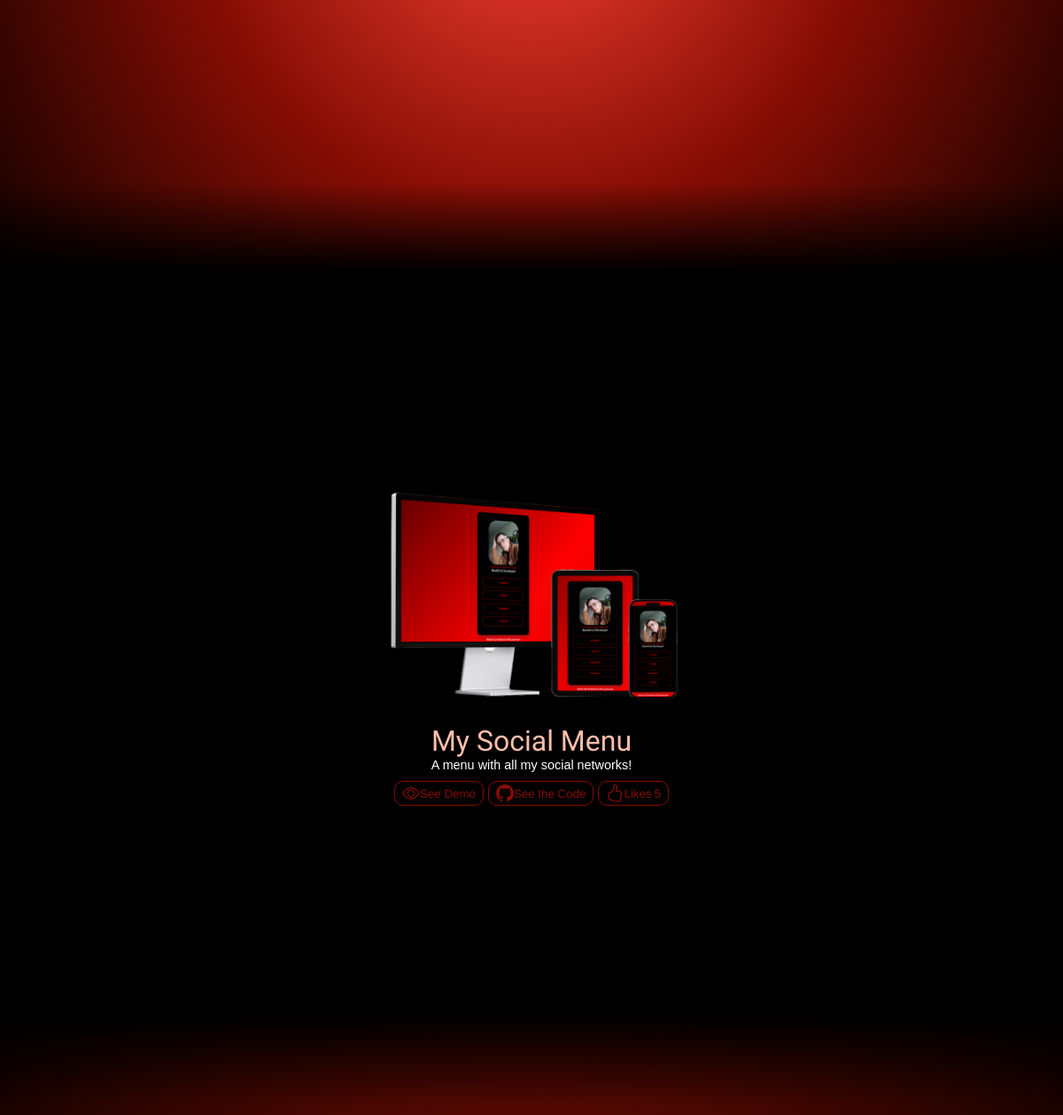
Before: / (middle part) with the older database file.
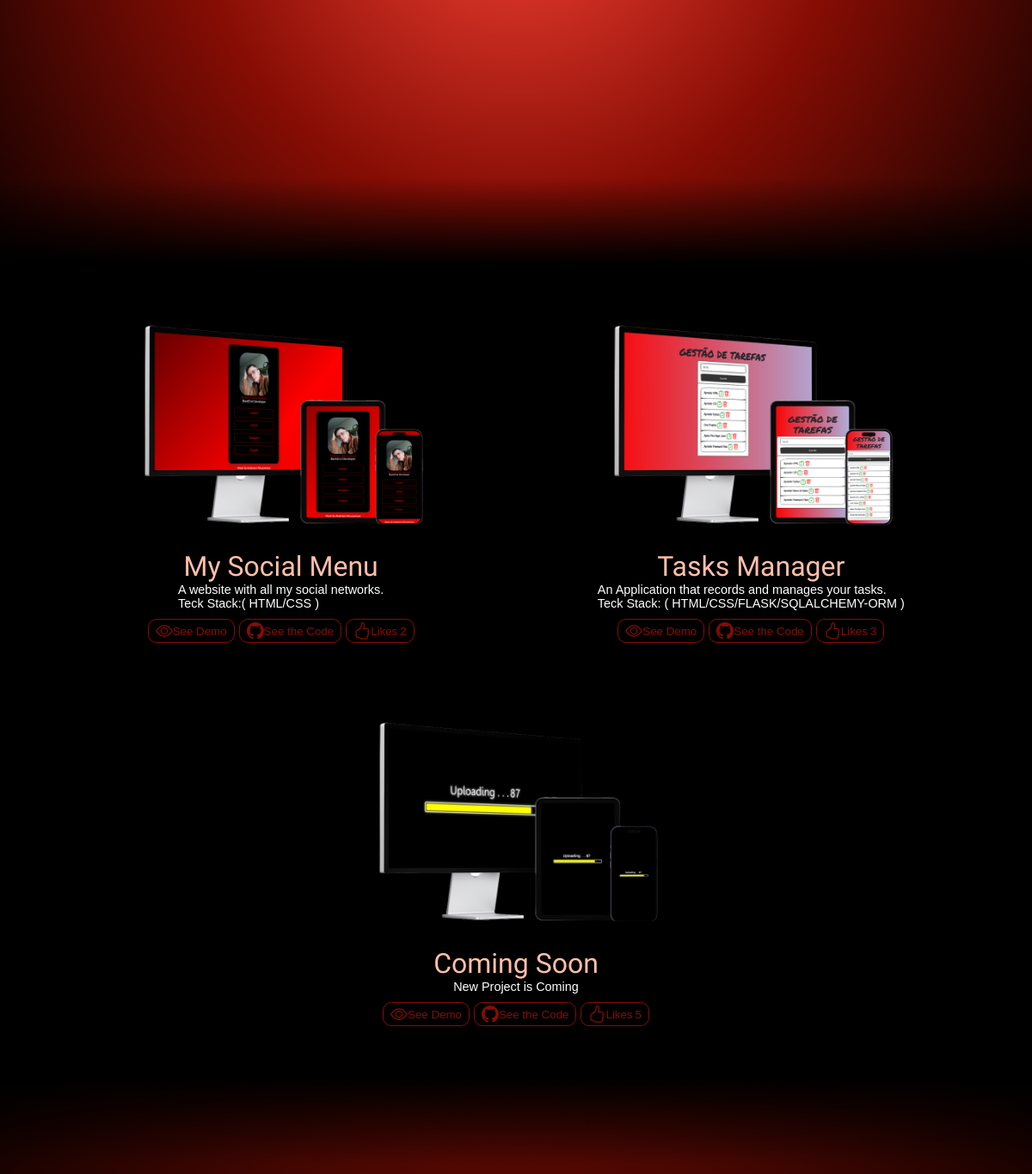
After: the same page with the newer database file.
### app/models/tables_db.py (models this page shows, shortened)
class CardProject(database.Model):
    __tablename__ = "cards"
    id = database.Column(database.Integer, primary_key=True)
    image_url = database.Column(database.String, nullable=True)
    title = database.Column(database.String, nullable=True, unique=True)
    description = database.Column(database.String, nullable=True)
    demo_url = database.Column(database.String, nullable=True)
    git_code_url = database.Column(database.String, nullable=True)
    like_count = database.Column(database.Integer, default=0)

### app/controllers/default.py (the view)
@app.route('/index')  # Initial Route to WebSite
@app.route('/')
def index():
    data_projects = CardProject.query.all()  # Here me we collect all information in database about the Card Projects
    return render_template("index.html", data_projects=data_projects)  # We render the html with the variable info

### app/templates/index.html (shortened to what this page needs)
<!DOCTYPE html>
<html lang="en">
<head>
    <link rel="stylesheet" href="{{url_for('static', filename='main.css')}}">
</head>
<body>
    <header>
        <section class="my-links-icons">
            <a href="https://github.com/ALBUKERKTIPS">
            </a>
            <a href="https://www.linkedin.com/in/anderson-albukerk/">
            </a>
            <a href="#">
            </a>
        </section>
    </header>
    <main class="my-projects-cards">
        {% for card in data_projects %}
        <div class="cards">
            <div class="card-project">
                <a href="#">
                <img src="{{ url_for('static', filename=card.image_url) }}" alt="image-project" class="mockup">
                <p class="text-title">{{ card.title }}</p>
                    <p class="legend">{{ card.description | replace('\n', '<br>') | safe }}</p>
                </a>
                <div class="buttons-card">
                    <a href="{{ card.demo_url }}" class="text-link">
                        <button class="button">
                            See Demo
                        </button>
                    </a>
                    <a href="{{ card.git_code_url }}" class="text-link">
                        <button class="button">
                            See the Code
                        </button>
                    </a>
                        <button class="button likeButton" data-project-id="{{ card.id }}">
                            Likes <span id="likeCount_{{ card.id }}" class="count-number">{{ card.like_count }}</span>
                    </button>
                </div>
            </div>
        </div>
        {% endfor %}
    </main>
    <section class="about-me">
    </section>
</body>
</html>

### app/static/main.css (style rules this page uses)
* { margin: 0; padding: 0; font-family: 'Carter One', cursive; color: white; text-decoration: none; }
body { display: flex; flex-direction: column; align-items: center; }
header { display: flex; flex-direction: column; align-items: center; justify-content: center; background-image: radial-gradient(circle, #f84235, #860d04, #0f0100); background-size: cover; height: 100vh; width: 100%; position: relative; text-align: center; padding: 40px 10px; }
header::after { content: ""; position: absolute; bottom: 0; left: 0; width: 100%; height: 100px; background: linear-gradient(transparent, rgba(0, 0, 0, 2)); pointer-events: none; z-index: 1; }
.text-title { font-size: 2rem; color: #ffbfaa; }
.text-link { color: #860d04; font-family: arial; }
.my-links-icons { display: flex; justify-content: center; gap: 20px; }
.my-links-icons a { transition: top linear 0.3s; position: relative; top: 0; padding: 10px; display: flex; justify-content: center; align-items: center; border-radius: 50%; width: 50px; height: 50px; }
main { display: flex; align-items: center; justify-content: space-evenly; background: black; padding-top: 50px; min-height: 100vh; width: 100%; flex-wrap: wrap; padding: 20px; }
.cards { display: flex; align-items: center; justify-content: center; width: 100%; max-width: 400px; margin: 20px; }
.mockup { width: 100%; height: auto; }
.legend { font-family: Arial; font-size: 0.9rem; }
.buttons-card { display: flex; justify-content: space-around; padding-top: 10px; }
.buttons-card a { padding-right: 5px; }
.button { display: flex; flex-direction: row; align-items: center; color: #860d04; font-family: arial; padding: 3px 8px; background: none; border-radius: 10px; border: 1px solid #860d04; cursor: pointer; }
.count-number { color: #860d04; font-family: arial; padding-left: 3px; }
.card-project { display: flex; flex-direction: column; align-items: center; margin: 20px; max-width: 400px; }
.card-project p { display: flex; justify-content: center; }
.card-project a { transition: transform linear 0.4s; position: relative; top: 0; }
.about-me { display: flex; flex-direction: column; align-items: center; justify-content: center; background-image: radial-gradient(circle, #860d04, #0f0100); background-size: cover; height: 100vh; width: 100%; position: relative; text-align: center; padding: 40px 10px; }
.about-me::before { content: ""; position: absolute; top: 0; left: 0; width: 100%; height: 100px; background: linear-gradient(to top, transparent, rgba(0, 0, 0, 5)); pointer-events: none; z-index: 2; }

Changed rows visible on the page:
changed CardProject "My Social Menu": description "A menu with all my social networks!" → "A website with all my social networks. Teck Stack:( HTML/CSS )"; like_count "5" → "2"
added CardProject: image_url (picture), title "Tasks Manager", description "An Application that records and manages your tasks. Teck Stack: ( HTML/CSS/FLASK/SQLALCHEMY-ORM )", like_count "3"
added CardProject: image_url (picture), title "Coming Soon", description "New Project is Coming", like_count "5"
